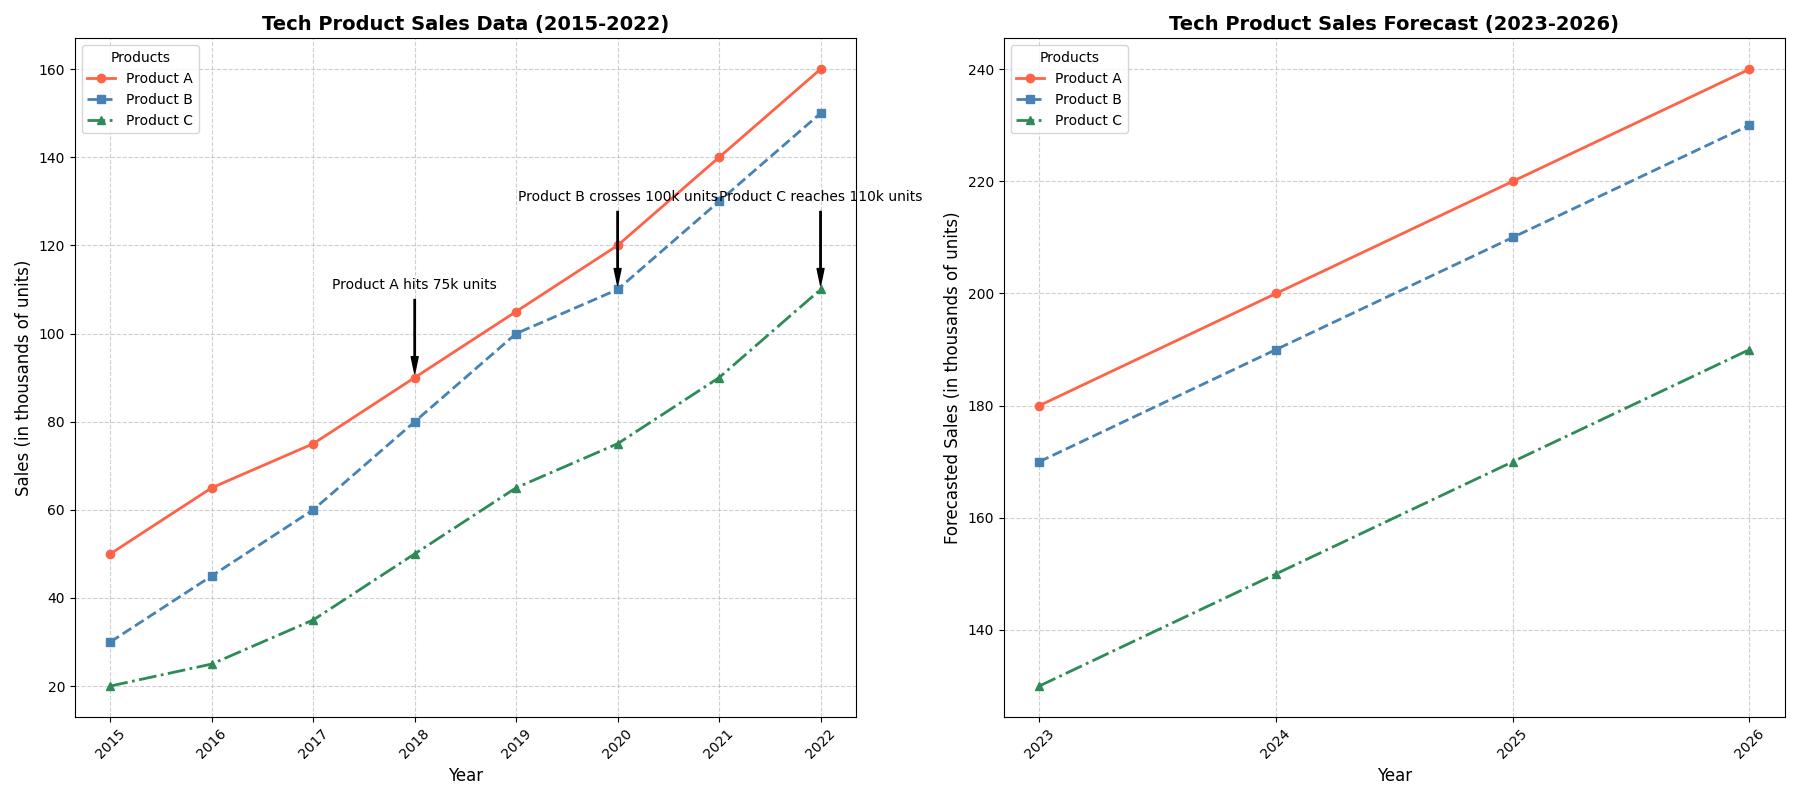

This figure's Python source:
import matplotlib.pyplot as plt
import numpy as np

# Backstory:
# This chart shows the hypothetical sales data and forecast of three tech products over the years.
# The first subplot shows actual sales data from 2015 to 2022.
# The second subplot shows forecasted sales from 2023 to 2026.

# Define the years for actual sales and forecast
years_actual = np.arange(2015, 2023)
years_forecast = np.arange(2023, 2027)

# Actual sales data (in thousands of units)
product_a_sales = np.array([50, 65, 75, 90, 105, 120, 140, 160])
product_b_sales = np.array([30, 45, 60, 80, 100, 110, 130, 150])
product_c_sales = np.array([20, 25, 35, 50, 65, 75, 90, 110])

# Forecasted sales data (in thousands of units)
product_a_forecast = np.array([180, 200, 220, 240])
product_b_forecast = np.array([170, 190, 210, 230])
product_c_forecast = np.array([130, 150, 170, 190])

# Creating the figure and the two subplots (1x2 layout)
fig, axes = plt.subplots(1, 2, figsize=(18, 8))

# Plot the actual sales data on the first subplot
ax1 = axes[0]
ax1.plot(years_actual, product_a_sales, marker='o', linestyle='-', color='#ff6347', linewidth=2, label='Product A')
ax1.plot(years_actual, product_b_sales, marker='s', linestyle='--', color='#4682b4', linewidth=2, label='Product B')
ax1.plot(years_actual, product_c_sales, marker='^', linestyle='-.', color='#2e8b57', linewidth=2, label='Product C')

# Customize the title and axis labels for the first plot
ax1.set_title('Tech Product Sales Data (2015-2022)', fontsize=14, fontweight='bold')
ax1.set_xlabel('Year', fontsize=12)
ax1.set_ylabel('Sales (in thousands of units)', fontsize=12)
ax1.set_xticks(years_actual)
ax1.set_xticklabels(years_actual, rotation=45)
ax1.legend(title='Products', loc='upper left', fontsize=10)
ax1.grid(True, linestyle='--', alpha=0.6)

# Annotate key milestones
annotations = {
    2018: ("Product A hits 75k units", product_a_sales[3]),
    2020: ("Product B crosses 100k units", product_b_sales[5]),
    2022: ("Product C reaches 110k units", product_c_sales[7]),
}
for year, (text, y_value) in annotations.items():
    ax1.annotate(text, xy=(year, y_value), xytext=(year, y_value + 20),
                arrowprops=dict(facecolor='black', shrink=0.05, width=1, headwidth=5), fontsize=10, color='black', ha='center')

# Plot the forecasted sales data on the second subplot
ax2 = axes[1]
ax2.plot(years_forecast, product_a_forecast, marker='o', linestyle='-', color='#ff6347', linewidth=2, label='Product A')
ax2.plot(years_forecast, product_b_forecast, marker='s', linestyle='--', color='#4682b4', linewidth=2, label='Product B')
ax2.plot(years_forecast, product_c_forecast, marker='^', linestyle='-.', color='#2e8b57', linewidth=2, label='Product C')

# Customize the second plot
ax2.set_title('Tech Product Sales Forecast (2023-2026)', fontsize=14, fontweight='bold')
ax2.set_xlabel('Year', fontsize=12)
ax2.set_ylabel('Forecasted Sales (in thousands of units)', fontsize=12)
ax2.set_xticks(years_forecast)
ax2.set_xticklabels(years_forecast, rotation=45)
ax2.legend(title='Products', loc='upper left', fontsize=10)
ax2.grid(True, linestyle='--', alpha=0.6)

# Adjust layout to prevent overlap
plt.tight_layout()

# Show the plots
plt.show()
